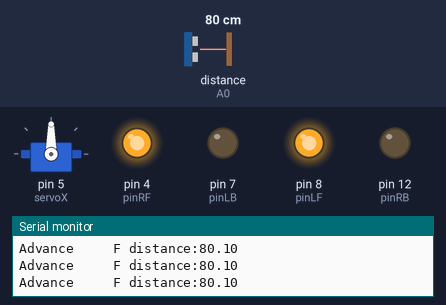
Simulated run of this sketch. Board: Arduino Uno, built with avr-gcc and run on an emulated ATmega328P. On the bench: servo, output pins drawn as LEDs (lit = HIGH), the last lines printed to the serial monitor. Wiring (inferred from the names in the program): ultrasonic range finder: trigger A1; echo A0. Inputs (shaded band) come from the test bench; at power-on: distance to the obstacle (sensor on A0) 80 cm. The echo pulse lasts 58.3 µs per cm; pins used as bus, display or sensor lines are not drawn.

Above: at 1.2 s.
1.3 s: distance to the obstacle (sensor on A0) set to 22 cm
2.8 s: distance to the obstacle (sensor on A0) set to 19 cm
At 3.3 s:
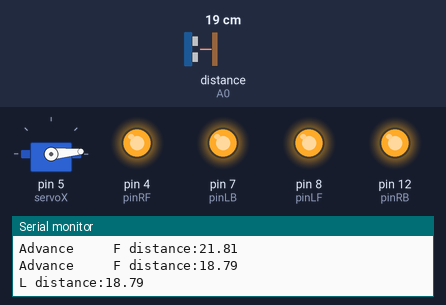
5.8 s: distance to the obstacle (sensor on A0) set to 2 cm
At 8.4 s:
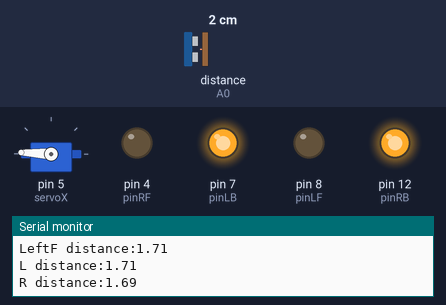
8.8 s: distance to the obstacle (sensor on A0) set to 18 cm
11.8 s: distance to the obstacle (sensor on A0) set to 4 cm
At 12.8 s:
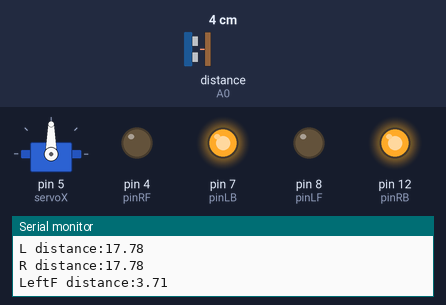
Timing chart, 0 to 15.6 s (numbered marks = the images above; inputs shaded):
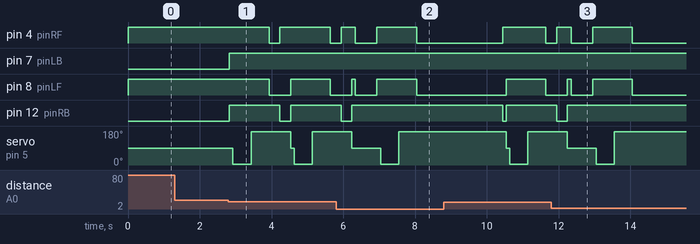

Measured:
- the behaviour switches between 21 and 20 cm on distance to the obstacle (sensor on A0) (found by bisection; images 0 and 1)
- after the input at 2.8 s, pin 4 (pinRF): HIGH → LOW after 1.1 s, → HIGH 0.30 s later, → LOW 1.4 s later; pin 7 (pinLB): LOW → HIGH at once
- after the input at 5.8 s, pin 12 (pinRB): goes on until 6.2 s, then stays HIGH
- after the input at 11.8 s, pin 12 (pinRB): goes on until 12.2 s, then stays HIGH

The sketch:

obstacle_avoiding_robot.ino
```cpp
#include <Servo.h>
Servo servoX; //set servoX
int pinLB = 7;       // 7 drives left wheel backward (pin IN1)
int pinLF = 8;       // 8 drives left wheel forward (pin IN2)

int pinRB = 12;       // 12 drives right wheel back (pin IN3)
int pinRF = 4;       // 4 drives right wheel forward (pin IN4)

int inputPin = A0;    // pin A0 defined as ultrasonic signal reception (ECHO)
int outputPin = A1;   // pin A1 defined as ultrasonic signal transmitter (TRIG)

int Fspeedd = 0;        // forward distance
int Rspeedd = 0;        // Right distance
int Lspeedd = 0;        // Left distance
int directionn = 0;     // Front Left = 8 after = 2 = 4 Right = 6

int delay_time = 250; // settling time after steering servo motors

int Fgo = 8;           // Forward
int Rgo = 6;           // Right
int Lgo = 4;           // Left
int Bgo = 2;           // Reverse

void setup ()
 {
 Serial.begin (9600);     // Define motor output pins
 pinMode (pinLB, OUTPUT); // pin 9 (PWM)
 pinMode (pinLF, OUTPUT); // pin 11 (PWM)
 pinMode (pinRB, OUTPUT); // pin 6 (PWM)
 pinMode (pinRF, OUTPUT); // pin 3 (PWM)

 pinMode (inputPin, INPUT);      // Define ultrasound input pin
 pinMode (outputPin, OUTPUT);    // Define ultrasonic output pin


 servoX.attach (5);      // Define x axis servo, pin 5 (PWM)
 }
void advance (int a)       // Forward
   {

    analogWrite (pinRB, 0);
    analogWrite (pinRF, 150);  // The motor (forward right) action
    analogWrite (pinLB, 0);
    analogWrite (pinLF, 140);  // The motor (forward left) action
    delay (a * 40);


   }

void turnL (int b)          // Turn right
   {
    analogWrite (pinRB, 0);
    analogWrite (pinRF, 200);  // The motor (forward right) action
    analogWrite (pinLB, 200);  // The motor (backward left) action
    analogWrite (pinLF, 0);
    delay (b * 50);
   }
void turnR (int c)           // Turn left
   {
    analogWrite (pinRB, 200);  // The motor (backward right) action
    analogWrite (pinRF, 0);
    analogWrite (pinLB, 0);
    analogWrite (pinLF, 200);  // The motor (forward left) action
    delay (c * 50);
   }

void stopp (int d)           // Stop
   {
    digitalWrite (pinRB, HIGH);
    digitalWrite (pinRF, HIGH);
    digitalWrite (pinLB, HIGH);
    digitalWrite (pinLF, HIGH);
    delay (d * 100);
   }
void back (int e)            // back
   {

    analogWrite (pinRB, 200);    // The motor (rear right) action
    analogWrite (pinRF, 0);
    analogWrite (pinLB, 200);    // The motor (left rear) action
    analogWrite (pinLF, 0);
    delay (e * 300);

   }

void detection ()          // test distance of different directions
   {
     int delay_time = 250;   // Settling time servo motor after turning
     ask_pin_F ();              // Read forward distance

    if (Fspeedd <10)           // If the distance is less than 10 cm
     {
     stopp (1);
     back (2);
     }

     if (Fspeedd <20)           // If the distance is less than 20cm
     {
       stopp (1);                 // Clear the output data
       ask_pin_L ();              // Read from left
       delay (delay_time);        // Wait for a stable servo motor
       ask_pin_R ();              // Read from the right
       delay (delay_time);        // Wait for a stable servo motor

       if (Lspeedd> Rspeedd)     // If the distance is greater than the right from the left
       {
        directionn = Rgo;        // Right away
       }

       if (Lspeedd <= Rspeedd)     // If the left is less than or equal to the distance from the right
       {
        directionn = Lgo;        // Turn Left
       }

       if (Lspeedd <10 && Rspeedd <10)     // If the distance to the left and right are less than 10 cm distance
       {
        directionn = Bgo;        // To go after
       }
     }
     else                        // Add as front not less than (greater than) 25 cm
     {
       directionn = Fgo;          // Move forward
     }

   }
void ask_pin_F ()     // test the distance from the front
   {
      servoX.write (90);
     digitalWrite (outputPin, LOW);     // Let ultrasonic transmitter low voltage 2 μ s
     delayMicroseconds (2);
     digitalWrite (outputPin, HIGH);    // Let ultrasonic transmitter high voltage 10 μ s, where at least 10 μ s
     delayMicroseconds (10);
     digitalWrite (outputPin, LOW);      // Maintain low voltage ultrasonic transmitter
     float Fdistance = pulseIn (inputPin, HIGH);    // Read worse time difference
     Fdistance = Fdistance/5.8/10;         // Time to turn to the distance (unit: cm)
     Serial.print ("F distance:");        // Output distance (unit: cm)
     Serial.println (Fdistance);           // Display the distance
     Fspeedd = Fdistance;                 // Read into the distance Fspeedd (former speed)
   }
 void ask_pin_L ()     // Measure the distance from the left
   {
     servoX.write (5);
     delay (delay_time);
     digitalWrite (outputPin, LOW);     // Let ultrasonic transmitter low voltage 2 μ s
     delayMicroseconds (2);
     digitalWrite (outputPin, HIGH);    // Let ultrasonic transmitter high voltage 10 μ s, where at least 10 μ s
     delayMicroseconds (10);
     digitalWrite (outputPin, LOW);      // Maintain low voltage ultrasonic transmitter
     float Ldistance = pulseIn (inputPin, HIGH);    // Read worse time difference
     Ldistance = Ldistance/5.8/10;         // Time to turn to the distance (unit: cm)
     Serial.print ("L distance:");         // Output distance (unit: cm)
     Serial.println (Ldistance);           // Display the distance
     Lspeedd = Ldistance;                // Read into the distance Lspeedd (left-speed)
   }
void ask_pin_R ()     // Measure the distance from the right
   {
     servoX.write (177);
     delay (delay_time);
     digitalWrite (outputPin, LOW);     // Let ultrasonic transmitter low voltage 2 μ s
     delayMicroseconds (2);
     digitalWrite (outputPin, HIGH);    // Let ultrasonic transmitter high voltage 10 μ s, where at least 10 μ s
     delayMicroseconds (10);
     digitalWrite (outputPin, LOW);      // Maintain low voltage ultrasonic transmitter
     float Rdistance = pulseIn (inputPin, HIGH);    // Read worse time difference
     Rdistance = Rdistance/5.8/10;         // Time to turn to the distance (unit: cm)
     Serial.print ("R distance:");         // Output distance (unit: cm)
     Serial.println (Rdistance);           // Display the distance
     Rspeedd = Rdistance;                // Will read into the distance Rspeedd (Right-speed)
   }

void loop ()
 {
   servoX.write (90);    // Let servo motor position ready to return to the pre-prepared next time measurement
   detection ();          // Measure the angle and direction of judgment to where to move

  if (directionn == 2)    // If directionn (direction) = 2 (reverse)
  {
    back (8);                      //    Retrogression (car)
    turnL (2);                     // Move slightly to the left (to prevent stuck in dead alley)
    Serial.print ("Reverse");     // Display direction (backwards)
  }
  if (directionn == 6)             // If directionn (direction) = 6 (right turn)
  {
    back (1);
    turnR (6);                     // Right
    Serial.print ("Right");      // Display direction (turn left)
  }
  if (directionn == 4)            // If directionn (direction) = 4 (turn left)
  {
    back (1);
    turnL (6);                    // Left
    Serial.print ("Left");       // Display direction (turn right)
  }
  if (directionn == 8)            // If directionn (direction) = 8 (forward)
  {
   advance (1);                   // Normal Forward
   Serial.print ("Advance");     // Display direction (forward)
   Serial.print ("     ");
  }
 }
```
